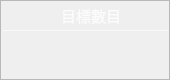
                   <widget class="QFrame" name="Target_QF">
                    <property name="minimumSize">
                     <size>
                      <width>170</width>
                      <height>80</height>
                     </size>
                    </property>
                    <property name="maximumSize">
                     <size>
                      <width>170</width>
                      <height>80</height>
                     </size>
                    </property>
                    <property name="toolTipDuration">
                     <number>0</number>
                    </property>
                    <property name="styleSheet">
                     <string notr="true">QFrame#Target_QF{
color: rgb(255, 255, 255);
border-radius: 15px;
background-color: rgb(253, 139, 133);
border: 1px outset rgb(252, 137, 135)
}
</string>
                    </property>
                    <property name="frameShape">
                     <enum>QFrame::StyledPanel</enum>
                    </property>
                    <property name="frameShadow">
                     <enum>QFrame::Sunken</enum>
                    </property>
                    <layout class="QVBoxLayout" name="verticalLayout_9" stretch="0,2,1">
                     <property name="spacing">
                      <number>0</number>
                     </property>
                     <property name="leftMargin">
                      <number>0</number>
                     </property>
                     <property name="topMargin">
                      <number>0</number>
                     </property>
                     <property name="rightMargin">
                      <number>0</number>
                     </property>
                     <property name="bottomMargin">
                      <number>0</number>
                     </property>
                     <item>
                      <widget class="QFrame" name="Target_top">
                       <property name="styleSheet">
                        <string notr="true">border:none</string>
                       </property>
                       <property name="frameShape">
                        <enum>QFrame::StyledPanel</enum>
                       </property>
                       <property name="frameShadow">
                        <enum>QFrame::Raised</enum>
                       </property>
                       <layout class="QHBoxLayout" name="horizontalLayout_7">
                        <property name="spacing">
                         <number>0</number>
                        </property>
                        <property name="leftMargin">
                         <number>0</number>
                        </property>
                        <property name="topMargin">
                         <number>3</number>
                        </property>
                        <property name="rightMargin">
                         <number>0</number>
                        </property>
                        <property name="bottomMargin">
                         <number>3</number>
                        </property>
                        <item>
                         <widget class="QLabel" name="label_6">
                          <property name="maximumSize">
                           <size>
                            <width>16777215</width>
                            <height>30</height>
                           </size>
                          </property>
                          <property name="font">
                           <font>
                            <family>Microsoft YaHei UI</family>
                            <pointsize>11</pointsize>
                            <weight>50</weight>
                            <italic>false</italic>
                            <bold>false</bold>
                           </font>
                          </property>
                          <property name="styleSheet">
                           <string notr="true">color: rgba(255, 255, 255,210);
padding-left:12px;
font: 11pt &quot;Microsoft YaHei UI&quot;;</string>
                          </property>
                          <property name="text">
                           <string>目標數目</string>
                          </property>
                          <property name="alignment">
                           <set>Qt::AlignCenter</set>
                          </property>
                          <property name="indent">
                           <number>0</number>
                          </property>
                         </widget>
                        </item>
                       </layout>
                      </widget>
                     </item>
                     <item>
                      <widget class="Line" name="line_3">
                       <property name="maximumSize">
                        <size>
                         <width>16777215</width>
                         <height>1</height>
                        </size>
                       </property>
                       <property name="styleSheet">
                        <string notr="true">background-color: rgba(255, 255, 255, 89);</string>
                       </property>
                       <property name="orientation">
                        <enum>Qt::Horizontal</enum>
                       </property>
                      </widget>
                     </item>
                     <item>
                      <widget class="QFrame" name="Target_bottom">
                       <property name="styleSheet">
                        <string notr="true">border:none</string>
                       </property>
                       <property name="frameShape">
                        <enum>QFrame::StyledPanel</enum>
                       </property>
                       <property name="frameShadow">
                        <enum>QFrame::Raised</enum>
                       </property>
                       <layout class="QVBoxLayout" name="verticalLayout_10">
                        <property name="spacing">
                         <number>0</number>
                        </property>
                        <property name="leftMargin">
                         <number>0</number>
                        </property>
                        <property name="topMargin">
                         <number>6</number>
                        </property>
                        <property name="rightMargin">
                         <number>0</number>
                        </property>
                        <property name="bottomMargin">
                         <number>6</number>
                        </property>
                        <item alignment="Qt::AlignTop">
                         <widget class="QLabel" name="Target_num">
                          <property name="minimumSize">
                           <size>
                            <width>0</width>
                            <height>30</height>
                           </size>
                          </property>
                          <property name="maximumSize">
                           <size>
                            <width>16777215</width>
                            <height>30</height>
                           </size>
                          </property>
                          <property name="font">
                           <font>
                            <family>Microsoft YaHei UI</family>
                            <pointsize>17</pointsize>
                            <weight>50</weight>
                            <italic>false</italic>
                            <bold>false</bold>
                            <underline>false</underline>
                           </font>
                          </property>
                          <property name="styleSheet">
                           <string notr="true">color: rgb(255, 255, 255);
font: 17pt &quot;Microsoft YaHei UI&quot;;</string>
                          </property>
                          <property name="text">
                           <string/>
                          </property>
                          <property name="alignment">
                           <set>Qt::AlignCenter</set>
                          </property>
                         </widget>
                        </item>
                       </layout>
                      </widget>
                     </item>
                    </layout>
                   </widget>
